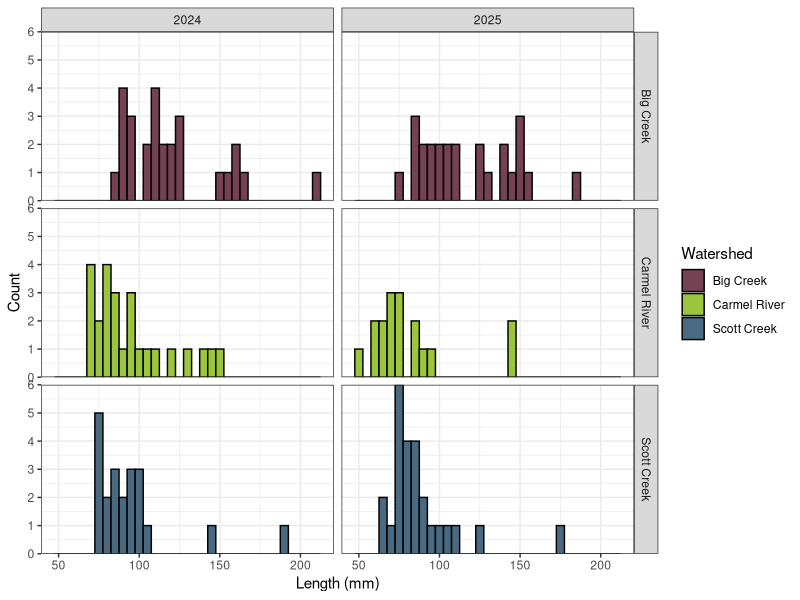
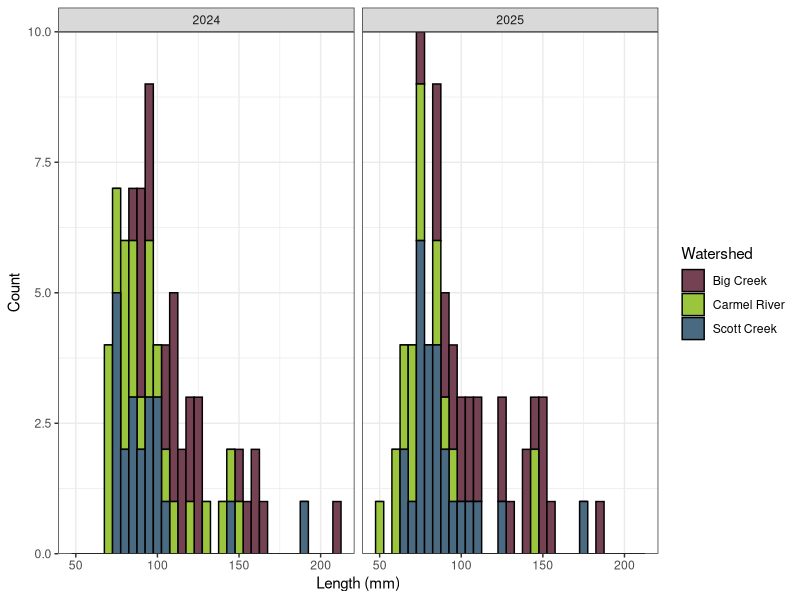
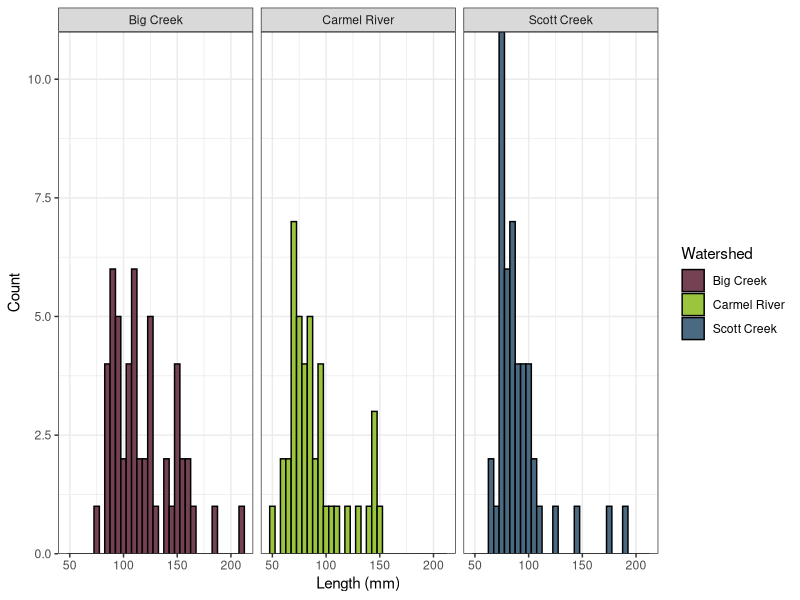
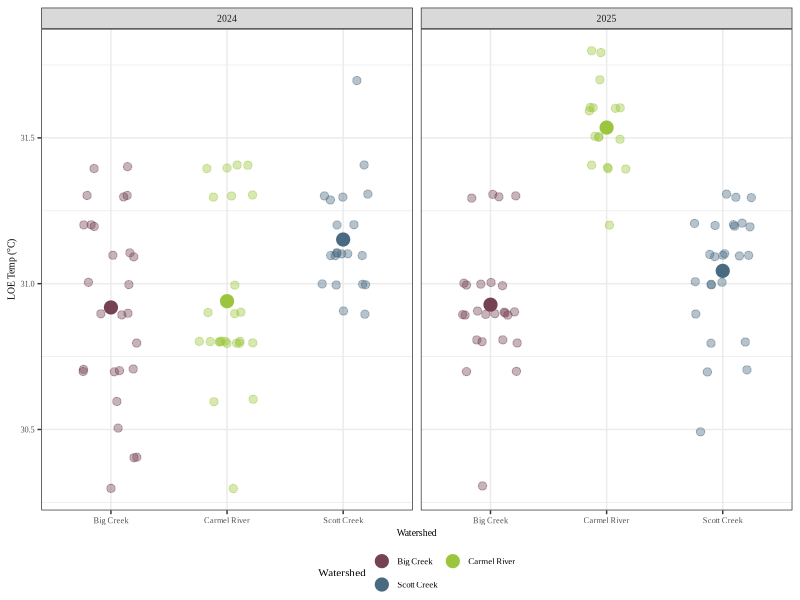

These charts were generated, in order, by the following R code:
## ---- chunk 1
lapply(c("tidyverse", "lme4", "ggthemes","car","emmeans","brglm2", "ggthemes", 
         "rethinking", "usethis", "here", "mgcv", "gratia", "extrafont"), 
       require, character.only=T)
## ---- chunk 2
comp <- read.csv(here("data/IRA.thermaltolerance.compileddata.csv"))
head(comp)
## ---- chunk 3
comp_clean = comp %>% 
  rename(Watershed = Location)
unique(comp_clean$Watershed)

# rename locations to match the watershed name
comp_clean = comp_clean %>% 
    mutate(Watershed = case_when(
    Watershed == "Big Sur" ~ "Big Creek", # Big Creek in Big Sur
    Watershed == "Napa" ~ "Napa River", # Napa River
    Watershed == "E Austin" ~ "Russian River", # Russian River
    TRUE~ Watershed # keep Scott Creek and Carmel River the same
  ))
## ---- chunk 4
str(comp_clean)
comp_clean$Date = as.Date(comp$Date, format = "%m/%d/%Y") #convert date to date structure
# Treatment should be a factor
comp_clean$Treatment = as.factor(comp_clean$Treatment)

# check for NA values
sum(is.na(comp_clean))
# there is one NA value in the length column

# add a year column
comp_clean <- comp_clean %>% 
  mutate(Year = year(Date))
comp_clean$Year = as.factor(comp_clean$Year)
comp_clean$Mass_g <- as.numeric(comp_clean$Mass_g)

# Add a LocationYear column
comp_clean <- comp_clean %>% 
  unite(WatershedYear, Watershed, Year, sep = " ", remove= FALSE)

# add a sample size column
#comp %>% 
#  group_by(Location) %>% 
#  summarise(sample_size = n())

# calculate relative weight
comp_clean <- comp_clean %>%
  mutate(
    #Where are these weight-length parameters from? FishBase?
    log10Ws = -4.790 + 2.928 * log10(Length_mm), 
    #Why taking log here
    Ws = 10^log10Ws
  )

comp_clean <- comp_clean %>%
  mutate(
    Wr = (Mass_g / Ws)*100
  )

## ---- chunk 5
treat2 = comp_clean %>% 
  filter(Treatment == 2) %>% 
  filter(Watershed %in% c("Big Creek", "Carmel River", "Scott Creek"))
## ---- chunk 6
# palette generated by Coolors
fig1_palette= c(
  "Big Creek"="#744253",
  "Scott Creek"="#496A81",
  "Carmel River"="#9BC53D")
## ---- chunk 7
size_dist <- ggplot(treat2, aes(x = Length_mm, fill = Watershed))+
  geom_histogram(binwidth = 5, , color = "black")+
  scale_fill_manual(values = fig1_palette)+
   scale_y_continuous(
    expand = expansion(mult = c(0, 0))
  )+
  labs(x = "Length (mm)",
       y = "Count")+
  theme_bw()+
  facet_grid(Watershed~Year)

size_dist
## ---- chunk 8
size_distbyyear <- ggplot(treat2, aes(x = Length_mm, fill = Watershed))+
  geom_histogram(binwidth = 5, , color = "black")+
  scale_fill_manual(values = fig1_palette)+
   scale_y_continuous(
    expand = expansion(mult = c(0, 0))
  )+
  labs(x = "Length (mm)",
       y = "Count")+
  theme_bw()+
  facet_wrap(~Year)

size_distbyyear
## ---- chunk 9
size_distbylocation <- ggplot(treat2, aes(x = Length_mm, fill = Watershed))+
  geom_histogram(binwidth = 5, , color = "black")+
  scale_fill_manual(values = fig1_palette)+
   scale_y_continuous(
    expand = expansion(mult = c(0, 0))
  )+
  labs(x = "Length (mm)",
       y = "Count")+
  theme_bw()+
  facet_wrap(~Watershed)

size_distbylocation
## ---- chunk 10
treat2 %>% 
  group_by(WatershedYear) %>% 
  mutate(mean_C = mean(LOE.Temp_C)) %>% 
  ungroup() %>% 
  filter(!Treatment == 1) %>% 
  ggplot(aes(x = as.factor(Watershed), y = LOE.Temp_C, color = Watershed)) +

  geom_jitter(width = .25,
    size = 2.5,
    alpha = 0.4) +

  stat_summary(
    fun = mean,
    geom = "point",
    position = position_dodge(width = 0.8),
    size = 4,
    stroke = 0.6
  ) +

  facet_wrap(~Year) +

  scale_color_manual(values = fig1_palette) +

  labs(
    x = "Watershed",
    y = "LOE Temp (°C)"
  ) +

  theme_bw() +
  theme(
    text = element_text(family = "Times New Roman", size = 8),
    axis.text = element_text(size = 6),
    axis.title = element_text(size = 7),
    strip.text = element_text(size = 7),
    panel.spacing = unit(0.4, "lines"),
    legend.position = "bottom",
    legend.spacing.y = unit(0.05, "cm"),
  legend.margin = margin(t = 0, b = 0, unit = "cm"),
  legend.box.margin = margin(0, 0, 0, 0)
  )+
  guides(
  color = guide_legend(nrow = 2, byrow = TRUE,
                       keywidth = 0.4,
    keyheight = 0.4)
)

# may need to make points smaller for when I save the figure for the manuscript
